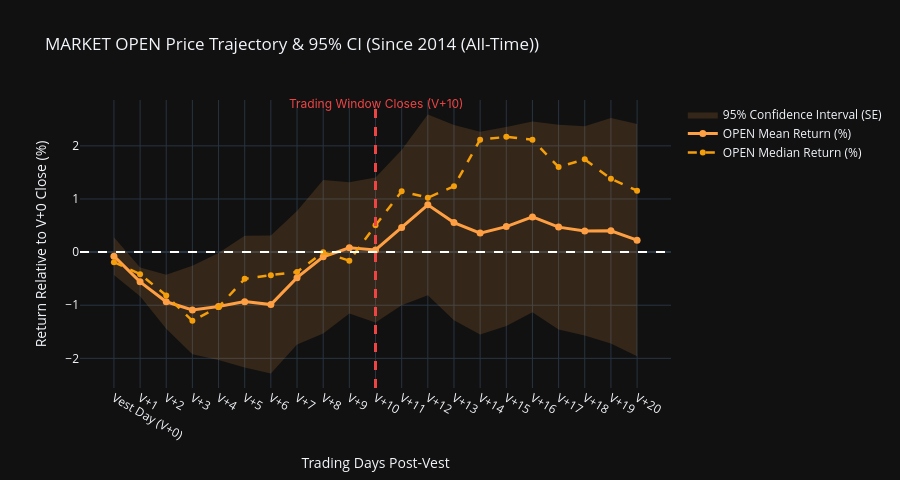
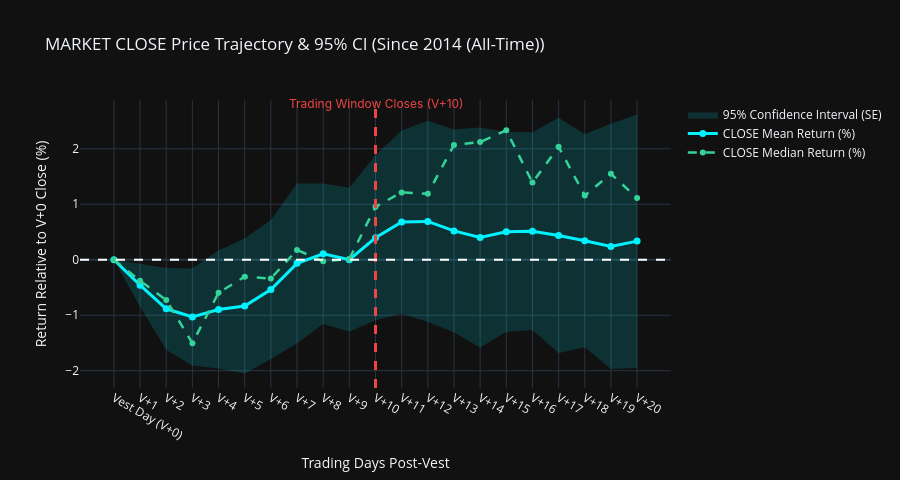

Notebook code for these charts, in order:
### Markdown cell above
## 2. Separate OPEN and CLOSE Price Trajectories (with 95% Confidence Intervals & V+10 Cutoff Line)

Below we plot separate charts for **Market Open ($O_t$)** and **Market Close ($C_t$)** relative to Vest Day $V+0$ Close ($C_0$).
The vertical dashed line marks **$V+10$** where the employee trading window closes.

### Code cell
def plot_open_close_separate(tf_key='all', tf_title='Since 2014 (All-Time)'):
    days_data = results_data[tf_key]['summary_days']
    days_x = [d['day_label'] for d in days_data]
    
    # 1. OPEN Chart
    o_mean = [d['open_mean'] for d in days_data]
    o_med = [d['open_median'] for d in days_data]
    o_lower = [d['open_ci_lower'] for d in days_data]
    o_upper = [d['open_ci_upper'] for d in days_data]
    
    fig_o = go.Figure()
    fig_o.add_trace(go.Scatter(
        x=days_x + days_x[::-1],
        y=o_upper + o_lower[::-1],
        fill='toself',
        fillcolor='rgba(255, 159, 67, 0.15)',
        line=dict(color='rgba(0,0,0,0)'),
        name='95% Confidence Interval (SE)',
        showlegend=True
    ))
    fig_o.add_trace(go.Scatter(x=days_x, y=o_mean, mode='lines+markers', name='OPEN Mean Return (%)',
                               line=dict(color='#ff9f43', width=3), marker=dict(size=7)))
    fig_o.add_trace(go.Scatter(x=days_x, y=o_med, mode='lines+markers', name='OPEN Median Return (%)',
                               line=dict(color='#f59e0b', width=2.5, dash='dash'), marker=dict(size=6)))
    
    fig_o.add_shape(type="line", x0="V+10", x1="V+10", y0=0, y1=1, yref="paper",
                    line=dict(color="#ef4444", width=3, dash="dash"))
    fig_o.add_annotation(x="V+10", y=1.02, yref="paper", text="Trading Window Closes (V+10)",
                         showarrow=False, font=dict(color="#ef4444", size=12, family="Inter"))
    fig_o.add_hline(y=0, line_dash="dash", line_color="white")
    
    fig_o.update_layout(
        title=f"MARKET OPEN Price Trajectory & 95% CI ({tf_title})",
        xaxis_title="Trading Days Post-Vest",
        yaxis_title="Return Relative to V+0 Close (%)",
        template="plotly_dark",
        height=480
    )
    fig_o.show()
    
    # 2. CLOSE Chart
    c_mean = [d['close_mean'] for d in days_data]
    c_med = [d['close_median'] for d in days_data]
    c_lower = [d['close_ci_lower'] for d in days_data]
    c_upper = [d['close_ci_upper'] for d in days_data]
    
    fig_c = go.Figure()
    fig_c.add_trace(go.Scatter(
        x=days_x + days_x[::-1],
        y=c_upper + c_lower[::-1],
        fill='toself',
        fillcolor='rgba(0, 242, 254, 0.15)',
        line=dict(color='rgba(0,0,0,0)'),
        name='95% Confidence Interval (SE)',
        showlegend=True
    ))
    fig_c.add_trace(go.Scatter(x=days_x, y=c_mean, mode='lines+markers', name='CLOSE Mean Return (%)',
                               line=dict(color='#00f2fe', width=3), marker=dict(size=7)))
    fig_c.add_trace(go.Scatter(x=days_x, y=c_med, mode='lines+markers', name='CLOSE Median Return (%)',
                               line=dict(color='#34d399', width=2.5, dash='dash'), marker=dict(size=6)))
    
    fig_c.add_shape(type="line", x0="V+10", x1="V+10", y0=0, y1=1, yref="paper",
                    line=dict(color="#ef4444", width=3, dash="dash"))
    fig_c.add_annotation(x="V+10", y=1.02, yref="paper", text="Trading Window Closes (V+10)",
                         showarrow=False, font=dict(color="#ef4444", size=12, family="Inter"))
    fig_c.add_hline(y=0, line_dash="dash", line_color="white")
    
    fig_c.update_layout(
        title=f"MARKET CLOSE Price Trajectory & 95% CI ({tf_title})",
        xaxis_title="Trading Days Post-Vest",
        yaxis_title="Return Relative to V+0 Close (%)",
        template="plotly_dark",
        height=480
    )
    fig_c.show()

plot_open_close_separate('all', 'Since 2014 (All-Time)')

### Figure 1 — Plotly figure (JSON) as saved in the notebook; plotly's stock layout.template omitted (floating-point values rounded to 4 significant figures)
{"data": [{"fill": "toself", "fillcolor": "rgba(255, 159, 67, 0.15)", "line": {"color": "rgba(0,0,0,0)"}, "name": "95% Confidence Interval (SE)", "showlegend": true, "type": "scatter", "x": ["Vest Day (V+0)", "V+1", "V+2", "V+3", "V+4", "V+5", "V+6", "V+7", "V+8", "V+9", "V+10", "V+11", "V+12", "V+13", "V+14", "V+15", "V+16", "V+17", "V+18", "V+19", "V+20", "V+20", "V+19", "V+18", "V+17", "V+16", "V+15", "V+14", "V+13", "V+12", "V+11", "V+10", "V+9", "V+8", "V+7", "V+6", "V+5", "V+4", "V+3", "V+2", "V+1", "Vest Day (V+0)"], "y": [0.2816, -0.2896, -0.427, -0.2559, -0.01623, 0.3065, 0.3117, 0.7741, 1.359, 1.316, 1.404, 1.923, 2.592, 2.393, 2.264, 2.354, 2.459, 2.398, 2.368, 2.525, 2.41, -1.96, -1.722, -1.571, -1.457, -1.134, -1.393, -1.549, -1.283, -0.8107, -1.001, -1.323, -1.156, -1.534, -1.737, -2.287, -2.171, -2.029, -1.924, -1.443, -0.8308, -0.4329]}, {"line": {"color": "#ff9f43", "width": 3}, "marker": {"size": 7}, "mode": "lines+markers", "name": "OPEN Mean Return (%)", "type": "scatter", "x": ["Vest Day (V+0)", "V+1", "V+2", "V+3", "V+4", "V+5", "V+6", "V+7", "V+8", "V+9", "V+10", "V+11", "V+12", "V+13", "V+14", "V+15", "V+16", "V+17", "V+18", "V+19", "V+20"], "y": [-0.07566, -0.5602, -0.9352, -1.09, -1.023, -0.9323, -0.9877, -0.4814, -0.08775, 0.08012, 0.04042, 0.4611, 0.8908, 0.5553, 0.3578, 0.4804, 0.6625, 0.4705, 0.3984, 0.4013, 0.2251]}, {"line": {"color": "#f59e0b", "dash": "dash", "width": 2.5}, "marker": {"size": 6}, "mode": "lines+markers", "name": "OPEN Median Return (%)", "type": "scatter", "x": ["Vest Day (V+0)", "V+1", "V+2", "V+3", "V+4", "V+5", "V+6", "V+7", "V+8", "V+9", "V+10", "V+11", "V+12", "V+13", "V+14", "V+15", "V+16", "V+17", "V+18", "V+19", "V+20"], "y": [-0.1887, -0.4152, -0.8161, -1.294, -1.036, -0.5033, -0.4337, -0.3745, -0.003392, -0.1612, 0.5047, 1.144, 1.025, 1.238, 2.117, 2.169, 2.115, 1.602, 1.746, 1.379, 1.156]}], "layout": {"annotations": [{"font": {"color": "#ef4444", "family": "Inter", "size": 12}, "showarrow": false, "text": "Trading Window Closes (V+10)", "x": "V+10", "y": 1.02, "yref": "paper"}], "height": 480, "shapes": [{"line": {"color": "#ef4444", "dash": "dash", "width": 3}, "type": "line", "x0": "V+10", "x1": "V+10", "y0": 0, "y1": 1, "yref": "paper"}, {"line": {"color": "white", "dash": "dash"}, "type": "line", "x0": 0, "x1": 1, "xref": "x domain", "y0": 0, "y1": 0, "yref": "y"}], "title": {"text": "MARKET OPEN Price Trajectory & 95% CI (Since 2014 (All-Time))"}, "xaxis": {"title": {"text": "Trading Days Post-Vest"}}, "yaxis": {"title": {"text": "Return Relative to V+0 Close (%)"}}}}

### Figure 2 — Plotly figure (JSON) as saved in the notebook; plotly's stock layout.template omitted (floating-point values rounded to 4 significant figures)
{"data": [{"fill": "toself", "fillcolor": "rgba(0, 242, 254, 0.15)", "line": {"color": "rgba(0,0,0,0)"}, "name": "95% Confidence Interval (SE)", "showlegend": true, "type": "scatter", "x": ["Vest Day (V+0)", "V+1", "V+2", "V+3", "V+4", "V+5", "V+6", "V+7", "V+8", "V+9", "V+10", "V+11", "V+12", "V+13", "V+14", "V+15", "V+16", "V+17", "V+18", "V+19", "V+20", "V+20", "V+19", "V+18", "V+17", "V+16", "V+15", "V+14", "V+13", "V+12", "V+11", "V+10", "V+9", "V+8", "V+7", "V+6", "V+5", "V+4", "V+3", "V+2", "V+1", "Vest Day (V+0)"], "y": [0.0, -0.06733, -0.1469, -0.1565, 0.1671, 0.3853, 0.7171, 1.374, 1.374, 1.299, 1.885, 2.33, 2.504, 2.35, 2.387, 2.304, 2.297, 2.559, 2.263, 2.453, 2.621, -1.949, -1.97, -1.579, -1.683, -1.267, -1.296, -1.583, -1.309, -1.122, -0.9682, -1.093, -1.294, -1.16, -1.503, -1.79, -2.053, -1.961, -1.906, -1.622, -0.8489, 0.0]}, {"line": {"color": "#00f2fe", "width": 3}, "marker": {"size": 7}, "mode": "lines+markers", "name": "CLOSE Mean Return (%)", "type": "scatter", "x": ["Vest Day (V+0)", "V+1", "V+2", "V+3", "V+4", "V+5", "V+6", "V+7", "V+8", "V+9", "V+10", "V+11", "V+12", "V+13", "V+14", "V+15", "V+16", "V+17", "V+18", "V+19", "V+20"], "y": [0.0, -0.4581, -0.8843, -1.031, -0.8968, -0.8337, -0.5364, -0.06472, 0.1071, 0.002305, 0.3963, 0.6807, 0.6911, 0.5203, 0.4017, 0.5042, 0.5146, 0.4382, 0.3417, 0.2411, 0.336]}, {"line": {"color": "#34d399", "dash": "dash", "width": 2.5}, "marker": {"size": 6}, "mode": "lines+markers", "name": "CLOSE Median Return (%)", "type": "scatter", "x": ["Vest Day (V+0)", "V+1", "V+2", "V+3", "V+4", "V+5", "V+6", "V+7", "V+8", "V+9", "V+10", "V+11", "V+12", "V+13", "V+14", "V+15", "V+16", "V+17", "V+18", "V+19", "V+20"], "y": [0.0, -0.3786, -0.7262, -1.503, -0.5946, -0.3055, -0.3376, 0.1762, -0.02733, 0.01404, 0.9561, 1.214, 1.191, 2.07, 2.123, 2.333, 1.393, 2.036, 1.157, 1.55, 1.114]}], "layout": {"annotations": [{"font": {"color": "#ef4444", "family": "Inter", "size": 12}, "showarrow": false, "text": "Trading Window Closes (V+10)", "x": "V+10", "y": 1.02, "yref": "paper"}], "height": 480, "shapes": [{"line": {"color": "#ef4444", "dash": "dash", "width": 3}, "type": "line", "x0": "V+10", "x1": "V+10", "y0": 0, "y1": 1, "yref": "paper"}, {"line": {"color": "white", "dash": "dash"}, "type": "line", "x0": 0, "x1": 1, "xref": "x domain", "y0": 0, "y1": 0, "yref": "y"}], "title": {"text": "MARKET CLOSE Price Trajectory & 95% CI (Since 2014 (All-Time))"}, "xaxis": {"title": {"text": "Trading Days Post-Vest"}}, "yaxis": {"title": {"text": "Return Relative to V+0 Close (%)"}}}}
